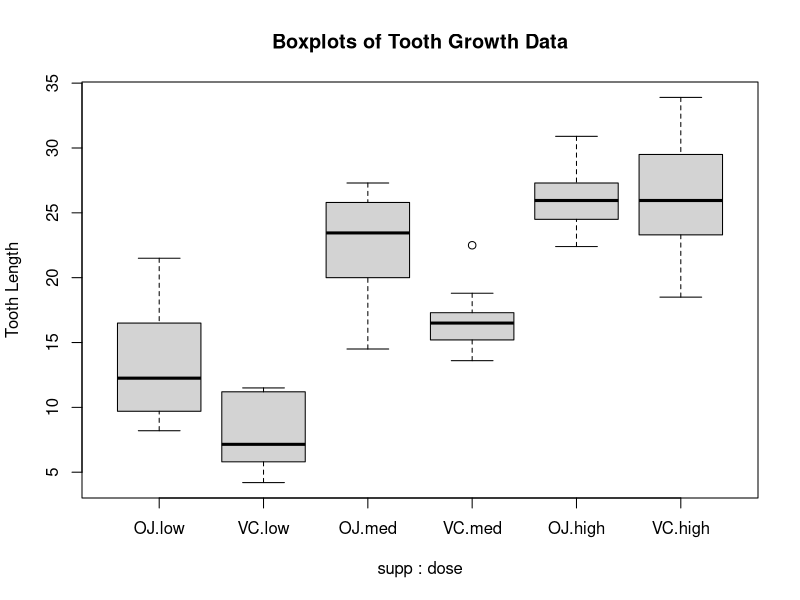
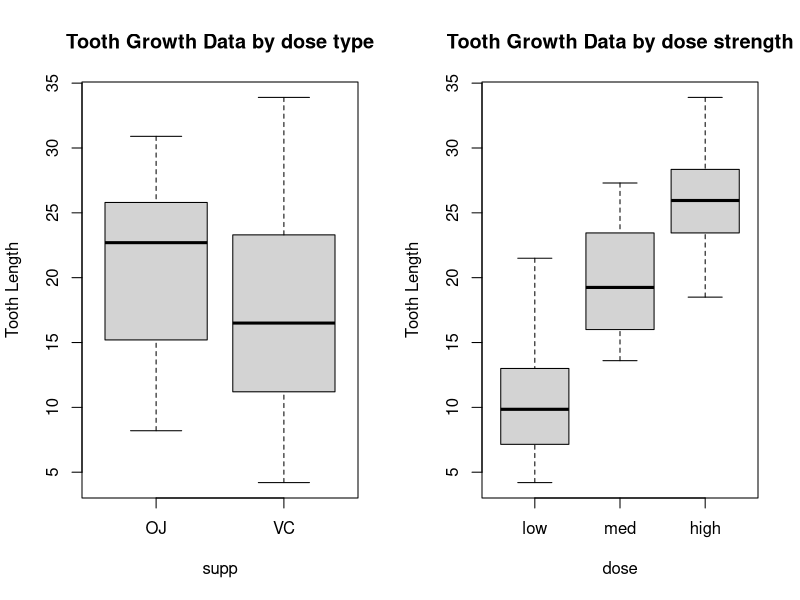
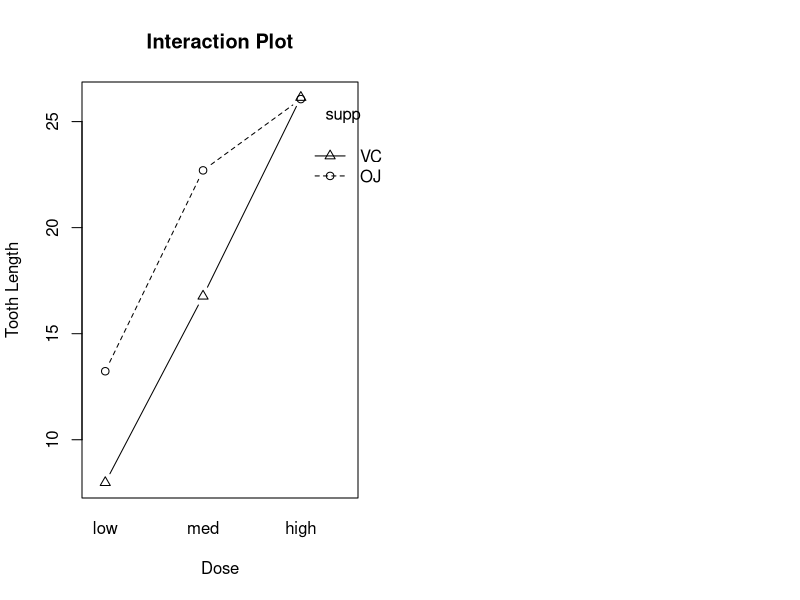

Source code (R) for these figures, in order:
## ---- chunk 1
library(ggplot2)
library(dplyr)
data(ToothGrowth)
## ---- chunk 2
str(ToothGrowth)
## ---- chunk 3
ToothGrowth$dose = factor(ToothGrowth$dose,levels=c(0.5,1.0,2.0),
                        labels=c("low","med","high"))
## ---- chunk 4
table(ToothGrowth$supp,ToothGrowth$dose)
## ---- chunk 5
with(ToothGrowth, tapply(len, list(supp,dose), var))
## ---- chunk 6
bartlett.test(len ~ dose, data=ToothGrowth) # by dose
bartlett.test(len ~ supp, data=ToothGrowth) # by supp
## ---- chunk 7
 aov.tooth = aov(len ~ supp * dose, data=ToothGrowth)
 summary(aov.tooth)
## ---- chunk 8
TukeyHSD(aov.tooth)
## ---- chunk 9
boxplot(len ~ supp * dose, data=ToothGrowth,
        ylab="Tooth Length",main="Boxplots of Tooth Growth Data")
## ---- chunk 10
par(mfrow=c(1,2))
boxplot(len ~ supp , data=ToothGrowth,
        ylab="Tooth Length",main="Tooth Growth Data by dose type")
boxplot(len ~ dose , data=ToothGrowth,
        ylab="Tooth Length",main="Tooth Growth Data by dose strength")
## ---- chunk 11
with(ToothGrowth,interaction.plot(x.factor=dose, trace.factor=supp,
                 response=len,type="b",legend=T,fun=mean,
                 pch=c(1,2),main="Interaction Plot",
                 ylab="Tooth Length",xlab="Dose"))
